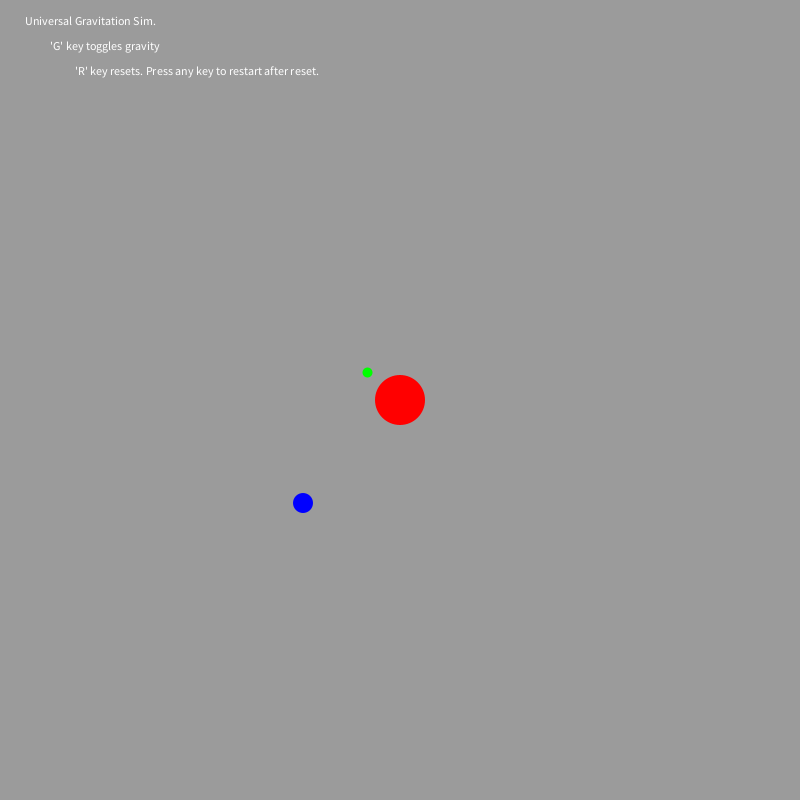
Frame 1 (no input)
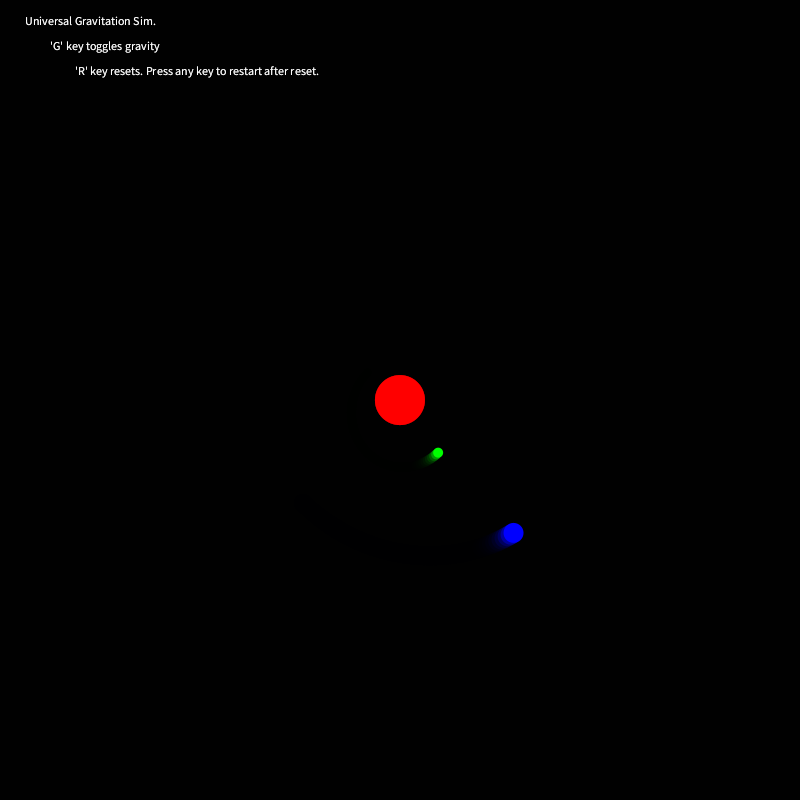
Frame 60 (the mouse pressed at the canvas centre just before this capture)
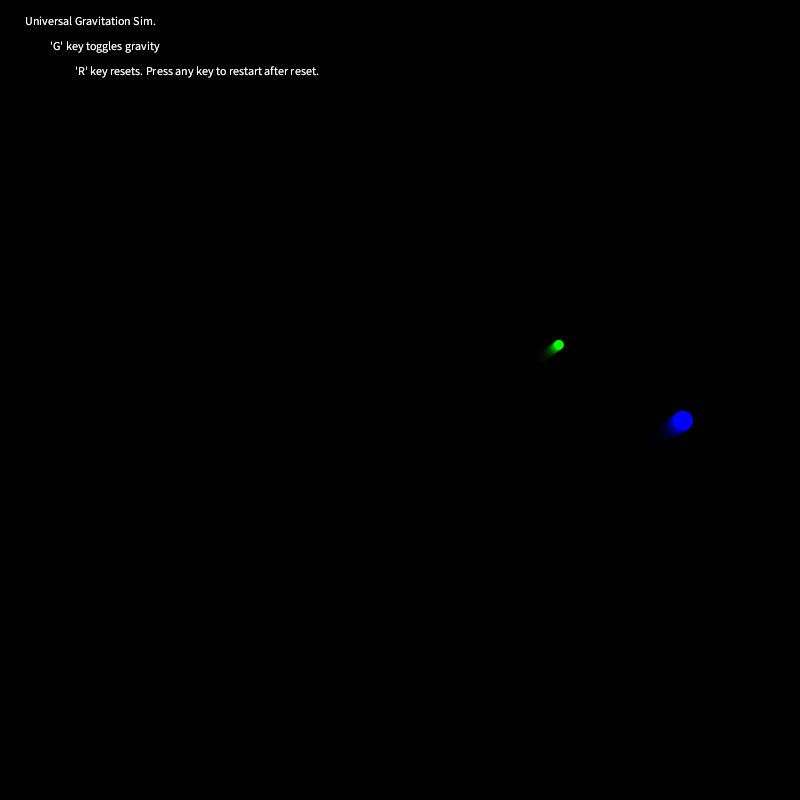
Frame 120 (the mouse held since frame 60 and released just before this capture)

The Processing sketch that drew these frames (run headless with seeded random() and noise(); from frame 60 on, the mouse is pressed at the canvas centre):

// Processing sketch: processing_23280
// ── processing_23280.pde

/*
Midterm project
-Graham Strang
-Universal gravitation simulation
-Connecting 3 points in space with gravitational force.
-Uses vectors, if statements, mouse input, key input, acceleration,
 distance tracking, and mapping.
-Canniballized code from the PVector tutorial
 processing.org/learning/pvector
*/

Mover mover;

void setup() {
  size(800,800);
  smooth();
  background(255);
  mover = new Mover();
  
}
 
void draw() {
  noStroke();
  fill(0,100);
  rect(0,0,width,height);
  fill(255);
  text("Universal Gravitation Sim." ,25, 25);
  text("'G' key toggles gravity" , 50, 50);
  text("'R' key resets. Press any key to restart after reset.", 75, 75);
 
  mover.update();
  mover.checkEdges();
  mover.display(); 
}

class Mover {
  PVector location1;
  PVector location2;
  PVector location3;
  PVector location4;
  PVector velocity1;
  PVector velocity2;
  PVector velocity3;
  PVector velocity4;
  PVector acceleration1;
  PVector acceleration2;
  PVector acceleration3;
  PVector acceleration4;
  PVector acceleration5;
  PVector acceleration6;
 
  Mover() {
    location1 = new PVector(width/2, height/2); //my own setting
    location2 = new PVector((width/2)-30,(height/2)-30);
    location3 = new PVector((width/2)-100,(height/2) + 100);
    velocity1 = new PVector(0,0); //my own setting
    velocity2 = new PVector(-2.5,2.5);
    velocity3 = new PVector(3,3);
    
    //object gravities 
    acceleration1 = new PVector(0,0); //#1 to 2
    acceleration2 = new PVector(0,0); //#2 to 1
    acceleration3 = new PVector(0,0); //#3 to 1
    acceleration4 = new PVector(0,0); //#1 to 3
    acceleration5 = new PVector(0,0); //#2 to 3
    acceleration6 = new PVector(0,0); //#3 to 2
  
  }
 
  void update() {
    
    velocity1.add(acceleration1);
    velocity2.add(acceleration2);
    velocity3.add(acceleration3);
    velocity1.add(acceleration4);
    velocity2.add(acceleration5);
    velocity3.add(acceleration6);
    location1.add(velocity1);
    location2.add(velocity2);
    location3.add(velocity3);
  
    //Gravitational attraction for object 1 to 2
    float gravityA = dist(location1.x, location1.y, location2.x, location2.y);
    map(gravityA,0, width*2, 0, .01); 
    PVector dir1 = PVector.sub(location1, location2);
    dir1.normalize();
    dir1.mult(-.002/gravityA);
    acceleration1 = dir1;   
   //object 2 to 1
    float gravityB = dist(location2.x, location2.y, location1.x, location1.y);
    map(gravityB,0, width*2, 0, 6);
    PVector dir2 = PVector.sub(location2, location1);
    dir2.normalize();
    dir2.mult(-9/gravityB);
    acceleration2 = dir2;
    
    //object 3 to 1
    float gravityC = dist(location3.x, location3.y, location1.x, location1.y);
    map(gravityC,0, width*2, 0, 6);
    PVector dir3 = PVector.sub(location3, location1);
    dir3.normalize();
    dir3.mult(-13/gravityC);
    acceleration3 = dir3;
    //object 1 to 3
    float gravityD = dist(location1.x, location1.y, location3.x, location3.y);
    map(gravityD,0, width*2, 0, .01);
    PVector dir4 = PVector.sub(location1, location3);
    dir4.normalize();
    dir4.mult(-.007/gravityD);
    acceleration4 = dir4;
    
    //object 2 to 3
    float gravityE = dist(location2.x, location2.y, location3.x, location3.y);
    map(gravityE,0, width, 0, 2);
    PVector dir5 = PVector.sub(location2, location3);
    dir5.normalize();
    dir5.mult(-1/gravityE);
    acceleration5 = dir5;
    //object 3 to 2
    float gravityF = dist(location3.x, location3.y, location2.x, location2.y);
    map(gravityF,0, width, 0, .5);
    PVector dir6 = PVector.sub(location3, location2);
    dir6.normalize();
    dir6.mult(-.5/gravityF);
    acceleration6 = dir6;
   
    //Allows gravity to be turned off and on
    if(key == 'g' || key == 'G'){
      acceleration1.x = 0;
      acceleration2.x = 0;
      acceleration3.x = 0;
      acceleration4.x = 0;
      acceleration5.x = 0;
      acceleration6.x = 0;
      acceleration1.y = 0;
      acceleration2.y = 0;
      acceleration3.y = 0;
      acceleration4.y = 0;
      acceleration5.y = 0;
      acceleration6.y = 0;
    }
    else if(key == 'r' || key == 'R'){
      acceleration1.x = dir1.x;
      acceleration2.x = dir2.x;
      acceleration3.x = dir3.x;
      acceleration4.x = dir4.x;
      acceleration5.x = dir5.x;
      acceleration6.x = dir6.x;
      acceleration1.y = dir1.y;
      acceleration2.y = dir2.y;
      acceleration3.y = dir3.y;
      acceleration4.y = dir4.y;
      acceleration5.y = dir5.y;
      acceleration6.y = dir6.y;
      location1.x = width/2;
      location2.x = (width/2) - 30;
      location3.x = (width/2) - 100;
      location1.y = height/2;
      location2.y = (height/2) - 30;
      location3.y = (height/2) + 100;
      velocity1.x = 0;
      velocity2.x = -2.5;
      velocity3.x = 3;
      velocity1.y = 0;
      velocity2.y = 2.5;
      velocity3.y = 3;
    }
  }
 
  void display() {
    noStroke();
    fill(255,0,0);
    ellipse(location1.x,location1.y,50,50);
    fill(0,255,0);
    ellipse(location2.x, location2.y, 10, 10);
    fill(0,0,255);
    ellipse(location3.x, location3.y, 20, 20);
   
  }
 
  void checkEdges() {  
    
    //This lets you move and throw the star and the two bodies. 
    // Original code taken from previous excercises and programs in class.
    dist(location1.x, location1.y, mouseX, mouseY);
    dist(location2.x, location2.y, mouseX, mouseY);
    dist(location3.x, location3.y, mouseX, mouseY);
    
    //object #1
    if(dist(location1.x, location1.y, mouseX, mouseY) < 16){
      if (mousePressed == true) {
        location1.x = mouseX;
        location1.y = mouseY;
        velocity1.x = mouseX - pmouseX;
        velocity1.y = mouseY - pmouseY;
      }
    }
    //object #2
    if(dist(location2.x, location2.y, mouseX, mouseY) < 16){
      if (mousePressed == true) {
        location2.x = mouseX;
        location2.y = mouseY;
        velocity2.x = mouseX - pmouseX;
        velocity2.y = mouseY - pmouseY;
      }
    }
    //object #3
    if(dist(location3.x, location3.y, mouseX, mouseY) < 32){
      if (mousePressed == true) {
        location3.x = mouseX;
        location3.y = mouseY;
        velocity3.x = mouseX - pmouseX;
        velocity3.y = mouseY - pmouseY;
      }
    }
  }
}
